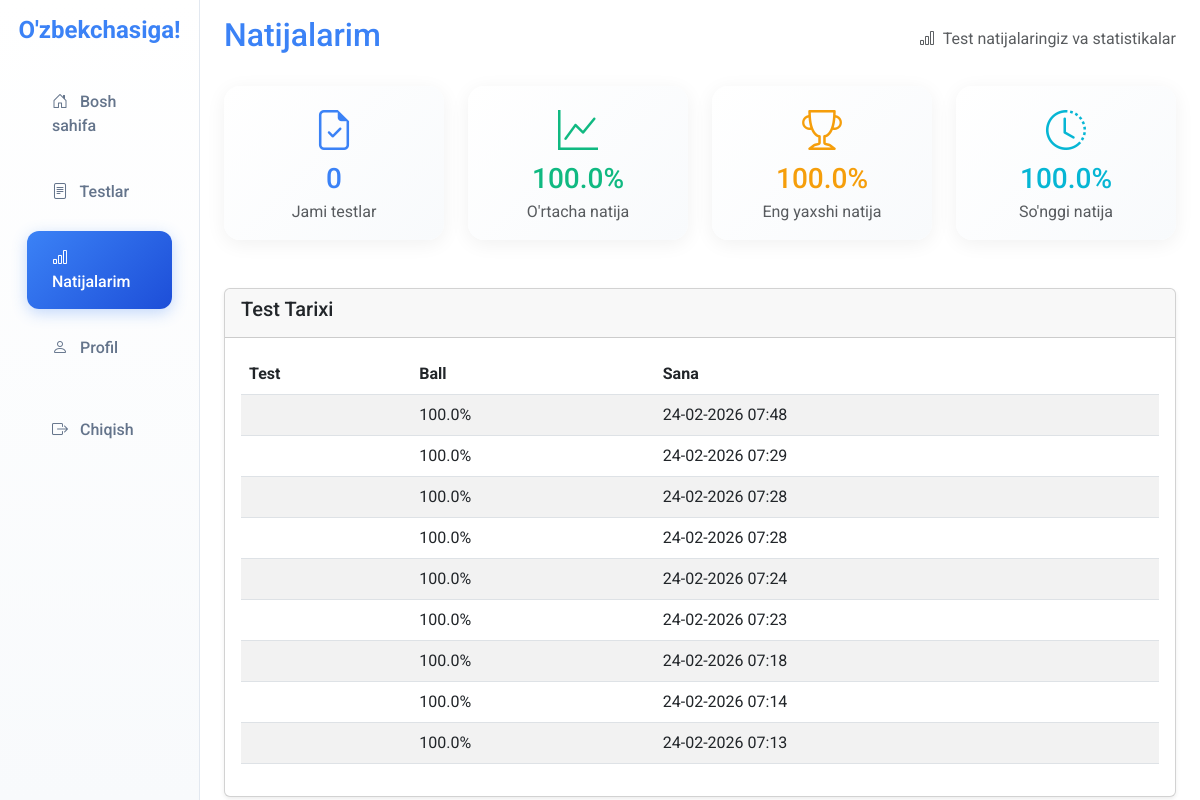
Screenshot of /my_result/ (signed in) with the database file from the repository.
### TestApp/models.py (models this page shows, shortened)
class TestResult(models.Model):
    user = models.ForeignKey(Person, on_delete=models.CASCADE)
    module = models.ForeignKey(TestModule, on_delete=models.CASCADE)
    date = models.DateTimeField(auto_now_add = True)
    score = models.FloatField()

### TestApp/views.py (the view)
# urls.py: path("my_result/", views.my_result, name = "my_result"),
def my_result(request):
    user_id = request.session.get("user_id")
    if not user_id:
        return redirect("TestApp:signup")
    user = Person.objects.get(id = user_id)
    results = TestResult.objects.filter(user = user).order_by("-date")
    total_tests = results.count()
    stats = results.aggregate(
        avg_score = Avg("score"),
        best_score = Max("score")
    )
    avg_score = round(stats["avg_score"], 2) if stats["avg_score"] else 0
    best_score = stats["best_score"] if stats["best_score"] else 0
    last_result = results.first()
    last_score = last_result.score if last_result else 0
    context = {
        "user":user,
        "total_stets" : total_tests,
        "avg_score":avg_score,
        "best_score":best_score,
        "last_score":last_score,
        "results":results
    }
    return render(request, "my-result.html", context)

### TestApp/templates/my-result.html (shortened to what this page needs)
{% load static %}
<!DOCTYPE html>
<html lang="uz">
<head>
    <link href="https://cdn.jsdelivr.net/npm/bootstrap@5.3.0/dist/css/bootstrap.min.css" rel="stylesheet">
    <link href="https://cdn.jsdelivr.net/npm/bootstrap-icons@1.10.0/font/bootstrap-icons.css" rel="stylesheet">
    <link rel="stylesheet" href="{% static 'css/my_result.css' %}">
</head>
<body>
    <div class="container-fluid">
        <div class="row">
            <nav class="col-md-3 col-lg-2 d-md-block sidebar collapse">
                <div class="position-sticky pt-3">
                    <div class="text-center mb-4">
                        <h4 class="text-primary fw-bold">O'zbekchasiga!</h4>
                    </div>
                    <ul class="nav flex-column">
                        <li class="nav-item">
                            <a class="nav-link" href="{% url 'TestApp:dashboard' %}">
                                <i class="bi bi-house-door me-2"></i>
                                Bosh sahifa
                            </a>
                        </li>
                        <li class="nav-item">
                            <a class="nav-link" href="{% url 'TestApp:tests' %}">
                                <i class="bi bi-file-text me-2"></i>
                                Testlar
                            </a>
                        </li>
                        <li class="nav-item">
                            <a class="nav-link active" href="{% url 'TestApp:my_result' %}">
                                <i class="bi bi-bar-chart me-2"></i>
                                Natijalarim
                            </a>
                        </li>
                        <li class="nav-item">
                            <a class="nav-link" href="{% url 'TestApp:profile' %}">
                                <i class="bi bi-person me-2"></i>
                                Profil
                            </a>
                        </li>
                                                <li class="nav-item mt-3">
                            <a class="nav-link" href="{% url 'TestApp:logout' %}">
                                <i class="bi bi-box-arrow-right me-2"></i>
                                Chiqish
                            </a>
                        </li>
                    </ul>
                </div>
            </nav>
            <main class="col-md-9 ms-sm-auto col-lg-10 px-md-4 main-content">
                <div class="d-flex justify-content-between flex-wrap flex-md-nowrap align-items-center pt-3 pb-2 mb-3">
                    <h1 class="h2 text-primary">Natijalarim</h1>
                    <div class="text-muted">
                        <i class="bi bi-bar-chart me-1"></i>
                        Test natijalaringiz va statistikalar
                    </div>
                </div>
                <div class="row g-4 mb-4">
                    <div class="col-md-3">
                        <div class="card stats-card border-0 text-center">
                            <div class="card-body">
                                <i class="bi bi-file-earmark-check text-primary fs-1 mb-3"></i>
                                <h3 class="text-primary mb-1">0</h3>
                                <p class="text-muted mb-0">Jami testlar</p>
                            </div>
                        </div>
                    </div>
                    <div class="col-md-3">
                        <div class="card stats-card border-0 text-center">
                            <div class="card-body">
                                <i class="bi bi-graph-up text-success fs-1 mb-3"></i>
                                <h3 class="text-success mb-1">{{avg_score}}%</h3>
                                <p class="text-muted mb-0">O'rtacha natija</p>
                            </div>
                        </div>
                    </div>
                    <div class="col-md-3">
                        <div class="card stats-card border-0 text-center">
                            <div class="card-body">
                                <i class="bi bi-trophy text-warning fs-1 mb-3"></i>
                                <h3 class="text-warning mb-1">{{best_score}}%</h3>
                                <p class="text-muted mb-0">Eng yaxshi natija</p>
                            </div>
                        </div>
                    </div>
                    <div class="col-md-3">
                        <div class="card stats-card border-0 text-center">
                            <div class="card-body">
                                <i class="bi bi-clock-history text-info fs-1 mb-3"></i>
                                <h3 class="text-info mb-1">{{last_score}}%</h3>
                                <p class="text-muted mb-0">So'nggi natija</p>
                            </div>
                        </div>
                    </div>
                </div>
                                {% if results %}
<div class="card shadow-sm">
    <div class="card-header">
        <h5>Test Tarixi</h5>
    </div>
    <div class="card-body">
        <table class="table table-striped">
            <thead>
                <tr>
                    <th>Test</th>
                    <th>Ball</th>
                    <th>Sana</th>
                </tr>
            </thead>
            <tbody>
                {% for result in results %}
                <tr>
                    <td>{{ result.test.title }}</td>
                    <td>{{ result.score }}%</td>
                    <td>{{ result.date|date:"d-m-Y H:i" }}</td>
                </tr>
                {% endfor %}
            </tbody>
        </table>
    </div>
</div>
{% endif %}
                    </div>
        </div>
</body>
</html>

### static/css/my_result.css (style rules this page uses)
body { font-family: 'Roboto', sans-serif; background: linear-gradient(135deg, #f8fafc 0%, #e2e8f0 100%); min-height: 100vh; }
.sidebar { background: linear-gradient(180deg, #ffffff 0%, #f8fafc 100%); min-height: 100vh; box-shadow: 0 0 30px rgba(0,0,0,0.08); border-right: 1px solid #e2e8f0; }
.sidebar .nav-link { color: #64748b; padding: 15px 25px; border-radius: 12px; margin: 6px 15px; transition: all 0.3s ease; font-weight: 500; }
.sidebar .nav-link.active { background: linear-gradient(135deg, #3b82f6 0%, #1d4ed8 100%); color: white; box-shadow: 0 4px 15px rgba(59, 130, 246, 0.3); }
.main-content { background-color: #ffffff; min-height: 100vh; }
.stats-card { background: linear-gradient(135deg, #ffffff 0%, #f8fafc 100%); border: 1px solid #e2e8f0; border-radius: 16px; box-shadow: 0 4px 20px rgba(0,0,0,0.06); transition: all 0.3s ease; }
.text-primary { color: #3b82f6 !important; }
.text-success { color: #10b981 !important; }
.text-warning { color: #f59e0b !important; }
.text-info { color: #06b6d4 !important; }

### rows the page displays
TestResult: score "100.0", date "24-02-2026 07:48"
TestResult: score "100.0", date "24-02-2026 07:29"
TestResult: score "100.0", date "24-02-2026 07:28"
TestResult: score "100.0", date "24-02-2026 07:28"
TestResult: score "100.0", date "24-02-2026 07:24"
TestResult: score "100.0", date "24-02-2026 07:23"
TestResult: score "100.0", date "24-02-2026 07:18"
TestResult: score "100.0", date "24-02-2026 07:14"
TestResult: score "100.0", date "24-02-2026 07:13"

### other values shown
{{ avg_score }} "100.0"
{{ best_score }} "100.0"
